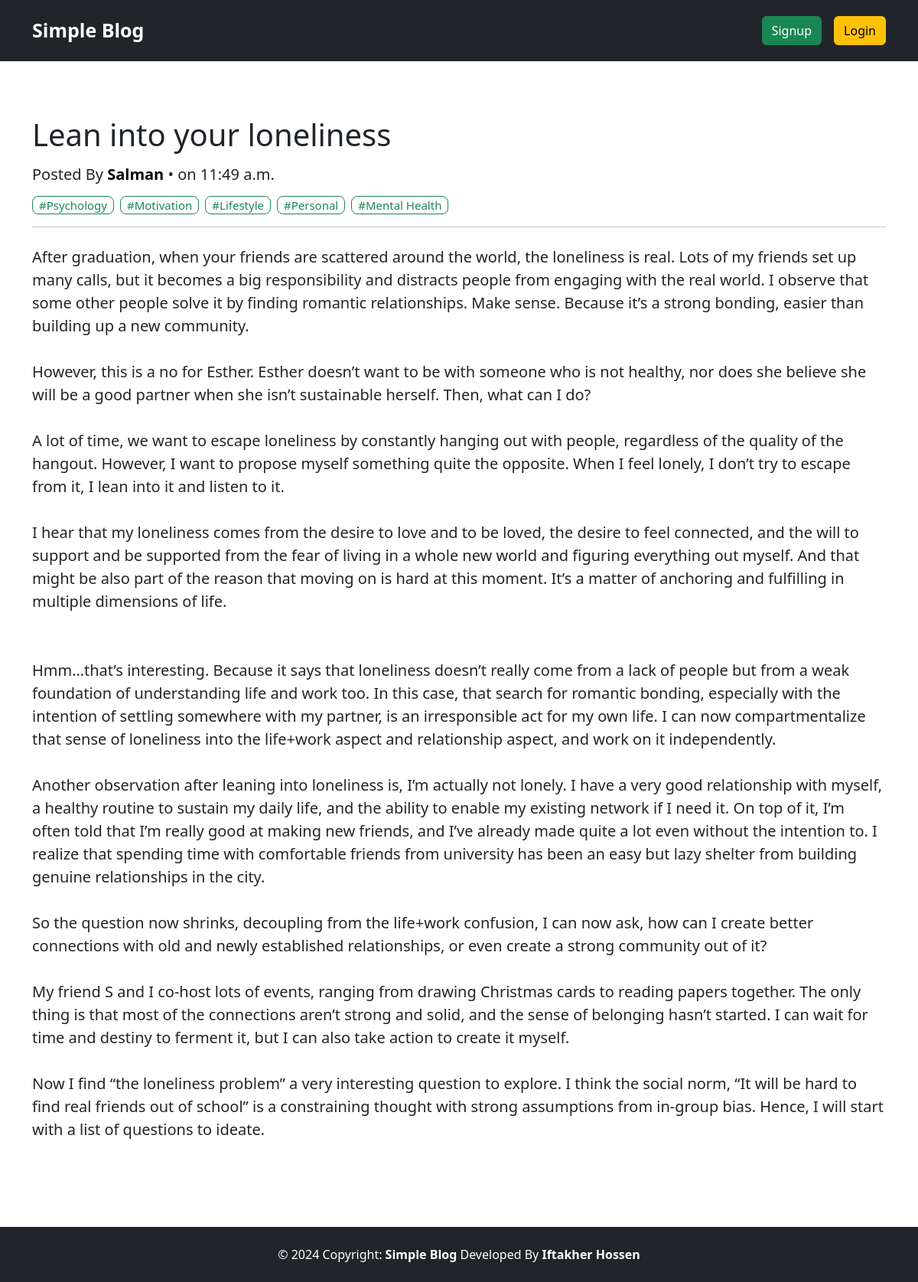
The app's page /post/lean-into-your-loneliness/ with its own data.
### posts/models.py (models this page shows, shortened)
class Post(models.Model):
    title = models.CharField(max_length=200)
    slug = models.SlugField(max_length=200, unique=True, null=True, blank=True)
    content = models.TextField()
    category = models.ManyToManyField(Category)
    author = models.ForeignKey(User, on_delete=models.CASCADE)
    created_at = models.DateTimeField(auto_now_add=True)

### categories/models.py (models this page shows, shortened)
class Category(models.Model):
    name = models.CharField(max_length=100)
    slug = models.SlugField(max_length=100, unique=True, null=True, blank=True)

### posts/views.py (the view)
# urls.py: path('<slug:slug>/', views.view_post, name='view_post'),
def view_post(request, slug):
    user = request.user
    post = models.Post.objects.get(slug=slug)
    return render(request, 'view_post.html', {'post': post, 'user': user})

### posts/templates/view_post.html (shortened to what this page needs)
{% extends 'base.html' %}
{% load crispy_forms_tags %}
{% block content %}
<div class="p-4 p-md-0">
    <h1>{{post.title}}</h1>
    <h5 class="mt-3">Posted By <a href="{% url 'author' post.author.username %}" class="text-black fw-semibold text-decoration-none">{{post.author.first_name|capfirst}} {{post.author.last_name|capfirst}}</a> • on {{post.created_at|time}}</h5>
    <div class="d-flex flex-wrap align-items-center mt-3">
        {% for cat in post.category.all %}
            <a href="{% url 'categorized_posts' cat.slug %}" class="border border-success text-success me-2 px-2 rounded-3 text-decoration-none" style="font-size: 15px">#{{cat.name}}</a>
        {% endfor %}
    </div>
    <hr />
    <p class="fs-5 mt-4" style="white-space: pre-wrap;">{{post.content|safe}}</p>
</div>
{% endblock %}

### records on screen
Post: title "Lean into your loneliness", author.first_name "Salman", created_at "11:49 a.m.", content "After graduation, when your friends are scattered around the world, the loneliness is real. Lots of my friends set up many calls, but it becomes a big responsibility and distracts people from engaging with the real world. I observe that some other people solve it by finding romantic relationships. Make sense. Because it’s a strong bonding, easier than building up a new community. However, this is a no for Esther. Esther doesn’t want to be with someone who is not healthy, nor does she believe she will be a good partner when she isn’t sustainable herself. Then, what can I do? A lot of time, we want to escape loneliness by constantly hanging out with people, regardless of the quality of the…"
Category: name "Psychology"
Category: name "Motivation"
Category: name "Lifestyle"
Category: name "Personal"
Category: name "Mental Health"
